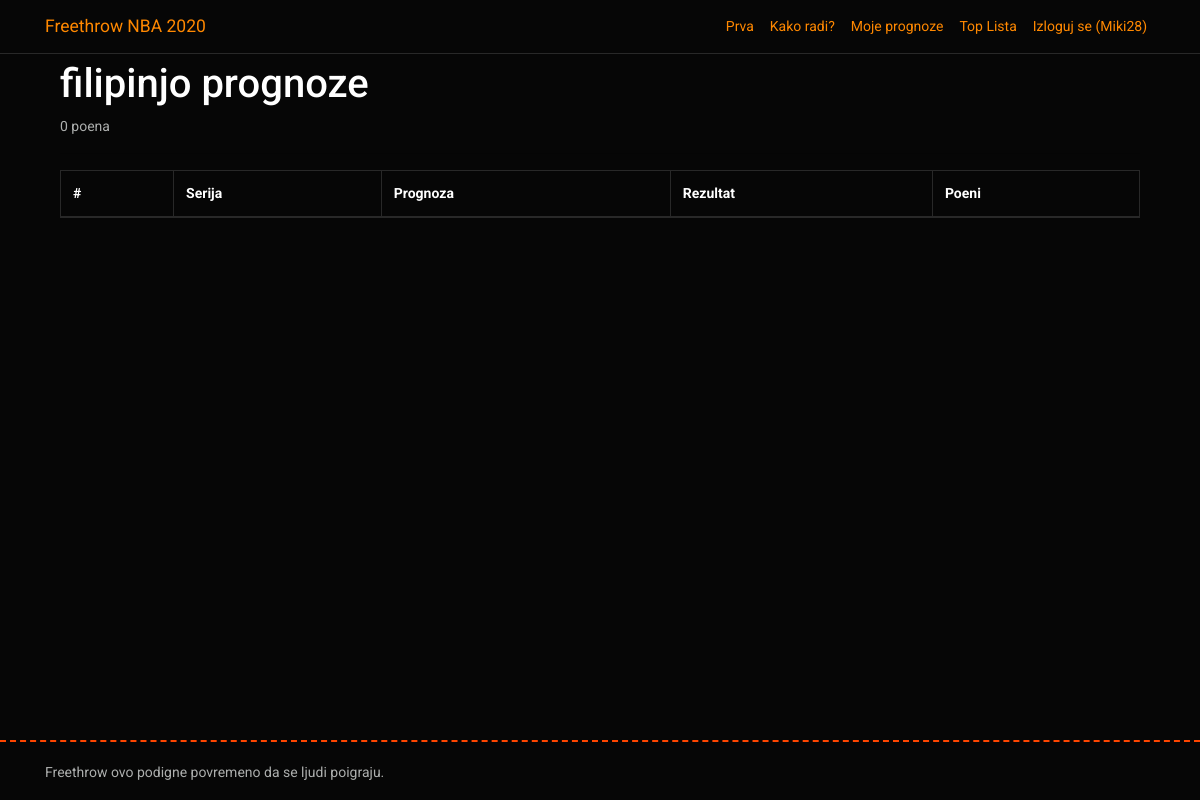
/user/4 (signed in), run on the app's committed database.
### models.py (models this page shows, shortened)
class User(UserMixin, db.Model):
    __tablename__ = 'users'
    id = db.Column(db.Integer, primary_key = True)
    username = db.Column(db.String(64), unique = True, index = True)
    password_hash = db.Column(db.String(128))
    is_admin = db.Column(db.Boolean(),default=False)
    score = db.Column(db.Integer(),default=0)
    @property
    def password(self):
        raise AttributeError('password not readable')
    @property
    def total(self):
        total=0
        user_preds = Prediction.query.filter(
            Prediction.user==self).all()
        for predict in user_preds:
            if predict.score_made:
                total+=int(predict.score_made)
        return total
    def __repr__(self):
        return unicode(self.username)

class Prediction(db.Model):
    __tablename__ = 'predictions'
    id = db.Column(db.Integer, primary_key = True)
    series_id = db.Column(db.Integer, db.ForeignKey('series.id'))
    series = db.relationship('Series',  foreign_keys=[series_id])
    created = db.Column(db.DateTime(), default=datetime.now)
    user_id = db.Column(db.Integer, db.ForeignKey('users.id'))
    user = db.relationship('User',  foreign_keys=[user_id])
    predicted = db.Column(db.String)
    score_made = db.Column(db.Integer(),default=0)
    __table_args__ = (
        db.UniqueConstraint(series_id, user_id),
    )

### main/views.py (the view)
@main.route('/user/<id>')
@login_required
def user_page(id):
    curr_usr = current_user._get_current_object()
    usr = User.query.get_or_404(id)
    if usr==curr_usr:
        return redirect(url_for('main.my_predictions'))
    preds= Prediction.query.filter(
        Prediction.user==usr).filter(Prediction.series.has(Series.open==False)).all()
    return render_template('main/user_page.html', preds=preds, user=usr)

### models.py (called while the page is built)
@login_manager.user_loader
def load_user(user_id):
    return User.query.get(int(user_id))

### templates/main/user_page.html (shortened to what this page needs)
{% extends "base.html" %}
{% import "bootstrap/wtf.html" as wtf %}
{% block content %}
<div class="container">
<h3>{{ user.username }} prognoze</h3>
<div class="well huge">{{ user.total }} poena</div>
<hr/>
<table class="table table-striped table-bordered">
  <thead class="thead-inverse">
    <tr>
      <th>#</th>
      <th>Serija</th>
      <th>Prognoza</th>
      <th>Rezultat</th>
      <th>Poeni</th>
    </tr>
  </thead>
</table>
</div>
{% endblock %}

### templates/base.html (shortened to what this page needs)
<!DOCTYPE html>
<html lang="en">
<head>
    <link rel="stylesheet" href="https://stackpath.bootstrapcdn.com/bootswatch/4.5.2/cyborg/bootstrap.min.css">
</head>
  <header>
      <nav class="navbar navbar-expand-md navbar-dark fixed-top bg-dark">
          <div class="container">
        <a class="navbar-brand" href="/">Freethrow NBA 2020</a>
        <div class="collapse navbar-collapse" id="navbarCollapse">
          <ul class="navbar-nav ml-auto">
            <li class="nav-item">
              <a class="nav-link" href="{{ url_for('main.index') }}">Prva <span class="sr-only">(current)</span></a>
            </li>
            <li class="nav-item">
              <a class="nav-link" href="{{ url_for('main.help') }}">Kako radi?</a>
            </li>
            <li class="nav-item">
              <a class="nav-link" href="{{ url_for('main.my_predictions') }}">Moje prognoze</a>
            </li>
            <li class="nav-item">
              <a class="nav-link" href="{{ url_for('main.scoreboard') }}">Top Lista</a>
            </li>
            {% if current_user.is_authenticated %}
                    <li class="nav-item">
                        <a  class="nav-link" href="{{ url_for('auth.logout') }}">Izloguj se ({{ current_user }})</a>
                    </li>
                    {% else %}
                    <li class="nav-item">
                        <a class="nav-link"  href="{{ url_for('auth.login') }}">Uloguj se</a>
                    </li>
                    {% endif %}
          </ul>
        </div>
        </div>
      </nav>
    </header>
    <main role="main" class="container">
    {% block content %}
    {% endblock content %}
    </main>
    <footer class="footer">
      <div class="container">
        <span>Freethrow ovo podigne povremeno da se ljudi poigraju.</span>
      </div>
    </footer>
</body>
</html>

### templates/base.html (style rules this page uses)
html { position: relative; min-height: 100%; }
.footer { position: absolute; bottom: 0; width: 100%; height: 60px; line-height: 60px; border-top:2px dashed orangered; }
body > .container { padding: 60px 15px 0; }
.footer > .container { padding-right: 15px; padding-left: 15px; }
a { color:#ff8800 !important; text-decoration:none; }

### data on the page
User: username "Miki28"
User: username "filipinjo"
Prediction: total "0"
